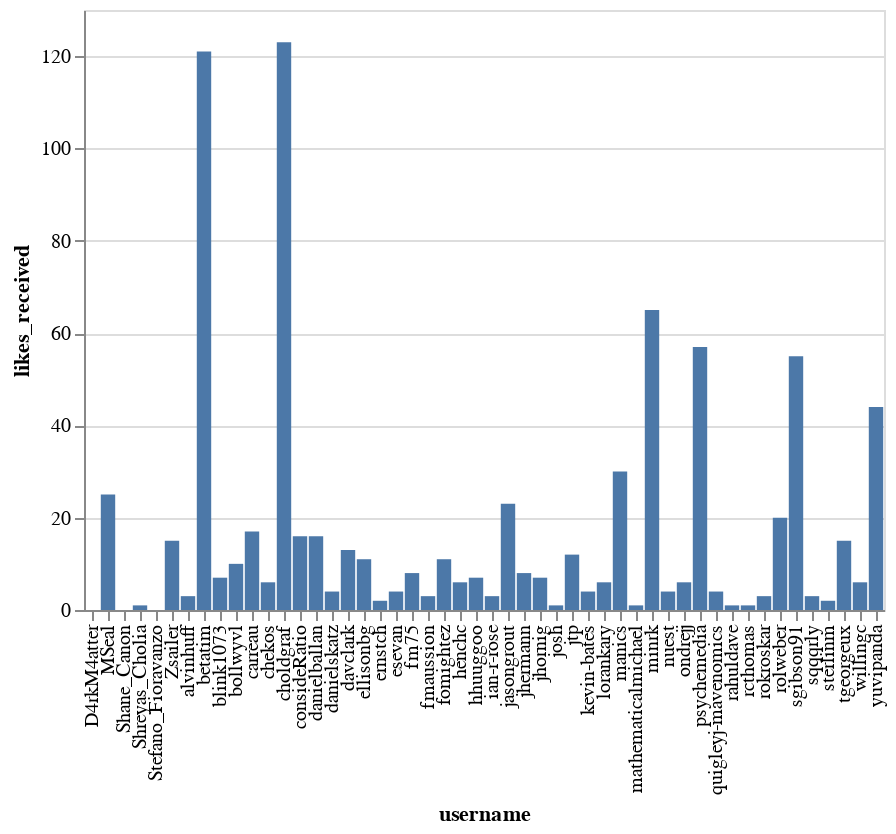

Here is the notebook cell this chart was saved with:
### Markdown cell above
**Forum users, sorted by likes received**

These are folks that posted things other people in the Community Forum liked.

### Code cell
plot_user_data(users.head(50), 'likes_received')

### Figure 1 — Vega-Lite specification as saved in the notebook (floating-point values rounded to 4 significant figures)
{"$schema": "https://vega.github.io/schema/vega-lite/v3.3.0.json", "config": {"mark": {"tooltip": null}, "view": {"height": 300, "width": 400}}, "data": {"name": "data-2a26f1ad796f220e94d349eec0d2b066"}, "datasets": {"data-2a26f1ad796f220e94d349eec0d2b066": [{"days_visited": 91, "id": 3, "likes_given": 208, "likes_received": 123, "post_count": 142, "posts_read": 1001, "topic_count": 34, "topics_entered": 266, "user": {"avatar_template": "/user_avatar/discourse.jupyter.org/choldgraf/{size}/12_2.png", "id": 3, "name": "Chris Holdgraf", "title": "Regular", "username": "choldgraf"}, "username": "choldgraf"}, {"days_visited": 80, "id": 6, "likes_given": 227, "likes_received": 121, "post_count": 163, "posts_read": 1465, "topic_count": 14, "topics_entered": 350, "user": {"avatar_template": "/user_avatar/discourse.jupyter.org/betatim/{size}/10_2.png", "id": 6, "name": "Tim Head", "title": "", "username": "betatim"}, "username": "betatim"}, {"days_visited": 88, "id": 8, "likes_given": 10, "likes_received": 65, "post_count": 57, "posts_read": 837, "topic_count": 4, "topics_entered": 196, "user": {"avatar_template": "/user_avatar/discourse.jupyter.org/minrk/{size}/13_2.png", "id": 8, "name": "Min RK", "title": null, "username": "minrk"}, "username": "minrk"}, {"days_visited": 68, "id": 24, "likes_given": 17, "likes_received": 57, "post_count": 76, "posts_read": 716, "topic_count": 7, "topics_entered": 271, "user": {"avatar_template": "/user_avatar/discourse.jupyter.org/psychemedia/{size}/24_2.png", "id": 24, "name": "Tony Hirst", "title": null, "username": "psychemedia"}, "username": "psychemedia"}, {"days_visited": 78, "id": 116, "likes_given": 23, "likes_received": 55, "post_count": 48, "posts_read": 669, "topic_count": 7, "topics_entered": 126, "user": {"avatar_template": "/user_avatar/discourse.jupyter.org/sgibson91/{size}/487_2.png", "id": 116, "name": "Sarah Gibson", "title": "", "username": "sgibson91"}, "username": "sgibson91"}, {"days_visited": 63, "id": 12, "likes_given": 9, "likes_received": 44, "post_count": 47, "posts_read": 851, "topic_count": 7, "topics_entered": 153, "user": {"avatar_template": "/user_avatar/discourse.jupyter.org/yuvipanda/{size}/17_2.png", "id": 12, "name": "Yuvi Panda", "title": null, "username": "yuvipanda"}, "username": "yuvipanda"}, {"days_visited": 72, "id": 73, "likes_given": 18, "likes_received": 30, "post_count": 32, "posts_read": 1558, "topic_count": 2, "topics_entered": 337, "user": {"avatar_template": "/user_avatar/discourse.jupyter.org/manics/{size}/85_2.png", "id": 73, "name": "Simon", "title": null, "username": "manics"}, "username": "manics"}, {"days_visited": 17, "id": 237, "likes_given": 1, "likes_received": 25, "post_count": 6, "posts_read": 51, "topic_count": 4, "topics_entered": 12, "user": {"avatar_template": "/user_avatar/discourse.jupyter.org/mseal/{size}/253_2.png", "id": 237, "name": "Matthew Seal", "title": null, "username": "MSeal"}, "username": "MSeal"}, {"days_visited": 15, "id": 220, "likes_given": 1, "likes_received": 23, "post_count": 27, "posts_read": 207, "topic_count": 1, "topics_entered": 59, "user": {"avatar_template": "/user_avatar/discourse.jupyter.org/jasongrout/{size}/371_2.png", "id": 220, "name": "Jason Grout", "title": null, "username": "jasongrout"}, "username": "jasongrout"}, {"days_visited": 34, "id": 485, "likes_given": 47, "likes_received": 20, "post_count": 21, "posts_read": 268, "topic_count": 1, "topics_entered": 54, "user": {"avatar_template": "/user_avatar/discourse.jupyter.org/rolweber/{size}/657_2.png", "id": 485, "name": "Roland Weber", "title": null, "username": "rolweber"}, "username": "rolweber"}, {"days_visited": 17, "id": 4, "likes_given": 0, "likes_received": 17, "post_count": 6, "posts_read": 45, "topic_count": 3, "topics_entered": 14, "user": {"avatar_template": "/user_avatar/discourse.jupyter.org/carreau/{size}/8_2.png", "id": 4, "name": "Matthias Bussonnier", "title": null, "username": "carreau"}, "username": "carreau"}, {"days_visited": 22, "id": 34, "likes_given": 2, "likes_received": 16, "post_count": 9, "posts_read": 148, "topic_count": 3, "topics_entered": 14, "user": {"avatar_template": "/user_avatar/discourse.jupyter.org/danielballan/{size}/34_2.png", "id": 34, "name": "Dan Allan", "title": null, "username": "danielballan"}, "username": "danielballan"}, {"days_visited": 79, "id": 30, "likes_given": 73, "likes_received": 16, "post_count": 20, "posts_read": 310, "topic_count": 2, "topics_entered": 64, "user": {"avatar_template": "/user_avatar/discourse.jupyter.org/consideratio/{size}/30_2.png", "id": 30, "name": "Erik Sundell", "title": null, "username": "consideRatio"}, "username": "consideRatio"}, {"days_visited": 45, "id": 222, "likes_given": 6, "likes_received": 15, "post_count": 10, "posts_read": 145, "topic_count": 2, "topics_entered": 20, "user": {"avatar_template": "https://avatars.discourse.org/v4/letter/t/f05b48/{size}.png", "id": 222, "name": "Timothy George", "title": null, "username": "tgeorgeux"}, "username": "tgeorgeux"}, {"days_visited": 54, "id": 99, "likes_given": 38, "likes_received": 15, "post_count": 21, "posts_read": 487, "topic_count": 2, "topics_entered": 101, "user": {"avatar_template": "/user_avatar/discourse.jupyter.org/zsailer/{size}/106_2.png", "id": 99, "name": "Zachary Sailer", "title": null, "username": "Zsailer"}, "username": "Zsailer"}, {"days_visited": 34, "id": 372, "likes_given": 6, "likes_received": 13, "post_count": 14, "posts_read": 210, "topic_count": 2, "topics_entered": 32, "user": {"avatar_template": "/user_avatar/discourse.jupyter.org/davclark/{size}/489_2.png", "id": 372, "name": "Dav Clark", "title": null, "username": "davclark"}, "username": "davclark"}, {"days_visited": 87, "id": 77, "likes_given": 7, "likes_received": 12, "post_count": 14, "posts_read": 834, "topic_count": 0, "topics_entered": 178, "user": {"avatar_template": "/user_avatar/discourse.jupyter.org/jtp/{size}/882_2.png", "id": 77, "name": "Jeremy Tuloup", "title": "", "username": "jtp"}, "username": "jtp"}, {"days_visited": 15, "id": 9, "likes_given": 0, "likes_received": 11, "post_count": 9, "posts_read": 97, "topic_count": 1, "topics_entered": 17, "user": {"avatar_template": "/user_avatar/discourse.jupyter.org/ellisonbg/{size}/14_2.png", "id": 9, "name": "Brian Granger", "title": null, "username": "ellisonbg"}, "username": "ellisonbg"}, {"days_visited": 68, "id": 11, "likes_given": 60, "likes_received": 11, "post_count": 14, "posts_read": 870, "topic_count": 1, "topics_entered": 192, "user": {"avatar_template": "/user_avatar/discourse.jupyter.org/fomightez/{size}/495_2.png", "id": 11, "name": "Wayne", "title": null, "username": "fomightez"}, "username": "fomightez"}, {"days_visited": 9, "id": 679, "likes_given": 1, "likes_received": 10, "post_count": 9, "posts_read": 87, "topic_count": 0, "topics_entered": 18, "user": {"avatar_template": "/user_avatar/discourse.jupyter.org/bollwyvl/{size}/904_2.png", "id": 679, "name": "Nicholas Bollweg", "title": null, "username": "bollwyvl"}, "username": "bollwyvl"}, {"days_visited": 28, "id": 60, "likes_given": 11, "likes_received": 8, "post_count": 12, "posts_read": 366, "topic_count": 0, "topics_entered": 50, "user": {"avatar_template": "/user_avatar/discourse.jupyter.org/fm75/{size}/71_2.png", "id": 60, "name": "Fred Mitchell", "title": "", "username": "fm75"}, "username": "fm75"}, {"days_visited": 59, "id": 239, "likes_given": 4, "likes_received": 8, "post_count": 18, "posts_read": 408, "topic_count": 0, "topics_entered": 126, "user": {"avatar_template": "/user_avatar/discourse.jupyter.org/jhermann/{size}/257_2.png", "id": 239, "name": "Jürgen Hermann", "title": null, "username": "jhermann"}, "username": "jhermann"}, {"days_visited": 11, "id": 352, "likes_given": 0, "likes_received": 7, "post_count": 5, "posts_read": 50, "topic_count": 0, "topics_entered": 3, "user": {"avatar_template": "/user_avatar/discourse.jupyter.org/jhornig/{size}/453_2.png", "id": 352, "name": "Joseph Hornig", "title": null, "username": "jhornig"}, "username": "jhornig"}, {"days_visited": 8, "id": 556, "likes_given": 3, "likes_received": 7, "post_count": 8, "posts_read": 70, "topic_count": 0, "topics_entered": 12, "user": {"avatar_template": "/user_avatar/discourse.jupyter.org/blink1073/{size}/791_2.png", "id": 556, "name": "Steven Silvester", "title": null, "username": "blink1073"}, "username": "blink1073"}, {"days_visited": 11, "id": 145, "likes_given": 0, "likes_received": 7, "post_count": 6, "posts_read": 43, "topic_count": 3, "topics_entered": 9, "user": {"avatar_template": "/user_avatar/discourse.jupyter.org/hhuuggoo/{size}/242_2.png", "id": 145, "name": "saturncloud.io", "title": "", "username": "hhuuggoo"}, "username": "hhuuggoo"}, {"days_visited": 10, "id": 351, "likes_given": 0, "likes_received": 6, "post_count": 5, "posts_read": 53, "topic_count": 1, "topics_entered": 12, "user": {"avatar_template": "/user_avatar/discourse.jupyter.org/henchc/{size}/452_2.png", "id": 351, "name": "Christopher Hench", "title": null, "username": "henchc"}, "username": "henchc"}, {"days_visited": 39, "id": 67, "likes_given": 6, "likes_received": 6, "post_count": 5, "posts_read": 271, "topic_count": 0, "topics_entered": 88, "user": {"avatar_template": "/user_avatar/discourse.jupyter.org/chekos/{size}/93_2.png", "id": 67, "name": "Chekos", "title": null, "username": "chekos"}, "username": "chekos"}, {"days_visited": 10, "id": 510, "likes_given": 0, "likes_received": 6, "post_count": 8, "posts_read": 10, "topic_count": 2, "topics_entered": 4, "user": {"avatar_template": "https://avatars.discourse.org/v4/letter/l/ac8455/{size}.png", "id": 510, "name": "Lorankary", "title": null, "username": "lorankary"}, "username": "lorankary"}, {"days_visited": 22, "id": 7, "likes_given": 21, "likes_received": 6, "post_count": 5, "posts_read": 223, "topic_count": 0, "topics_entered": 33, "user": {"avatar_template": "/user_avatar/discourse.jupyter.org/willingc/{size}/11_2.png", "id": 7, "name": "Carol Willing", "title": null, "username": "willingc"}, "username": "willingc"}, {"days_visited": 37, "id": 432, "likes_given": 28, "likes_received": 6, "post_count": 10, "posts_read": 274, "topic_count": 2, "topics_entered": 64, "user": {"avatar_template": "/user_avatar/discourse.jupyter.org/ondrejj/{size}/567_2.png", "id": 432, "name": "Ondřej ", "title": null, "username": "ondrejj"}, "username": "ondrejj"}, {"days_visited": 16, "id": 622, "likes_given": 8, "likes_received": 4, "post_count": 5, "posts_read": 56, "topic_count": 1, "topics_entered": 15, "user": {"avatar_template": "/user_avatar/discourse.jupyter.org/esevan/{size}/844_2.png", "id": 622, "name": "Eunsoo Park (Evan)", "title": "", "username": "esevan"}, "username": "esevan"}, {"days_visited": 37, "id": 217, "likes_given": 20, "likes_received": 4, "post_count": 16, "posts_read": 193, "topic_count": 0, "topics_entered": 35, "user": {"avatar_template": "/user_avatar/discourse.jupyter.org/kevin-bates/{size}/234_2.png", "id": 217, "name": "Kevin Bates", "title": null, "username": "kevin-bates"}, "username": "kevin-bates"}, {"days_visited": 13, "id": 71, "likes_given": 0, "likes_received": 4, "post_count": 7, "posts_read": 101, "topic_count": 1, "topics_entered": 9, "user": {"avatar_template": "/user_avatar/discourse.jupyter.org/nuest/{size}/82_2.png", "id": 71, "name": "Daniel Nüst", "title": null, "username": "nuest"}, "username": "nuest"}, {"days_visited": 6, "id": 565, "likes_given": 3, "likes_received": 4, "post_count": 6, "posts_read": 35, "topic_count": 0, "topics_entered": 4, "user": {"avatar_template": "/user_avatar/discourse.jupyter.org/danielskatz/{size}/785_2.png", "id": 565, "name": "Daniel S. Katz", "title": null, "username": "danielskatz"}, "username": "danielskatz"}, {"days_visited": 52, "id": 298, "likes_given": 0, "likes_received": 4, "post_count": 6, "posts_read": 343, "topic_count": 0, "topics_entered": 75, "user": {"avatar_template": "https://avatars.discourse.org/v4/letter/q/f04885/{size}.png", "id": 298, "name": "Joe Quigley", "title": null, "username": "quigleyj-mavenomics"}, "username": "quigleyj-mavenomics"}, {"days_visited": 53, "id": 303, "likes_given": 6, "likes_received": 3, "post_count": 6, "posts_read": 226, "topic_count": 1, "topics_entered": 51, "user": {"avatar_template": "/user_avatar/discourse.jupyter.org/ian-r-rose/{size}/638_2.png", "id": 303, "name": "Ian Rose", "title": null, "username": "ian-r-rose"}, "username": "ian-r-rose"}, {"days_visited": 18, "id": 234, "likes_given": 5, "likes_received": 3, "post_count": 16, "posts_read": 84, "topic_count": 3, "topics_entered": 10, "user": {"avatar_template": "/user_avatar/discourse.jupyter.org/fmaussion/{size}/390_2.png", "id": 234, "name": "Fabien Maussion", "title": null, "username": "fmaussion"}, "username": "fmaussion"}, {"days_visited": 34, "id": 419, "likes_given": 0, "likes_received": 3, "post_count": 14, "posts_read": 78, "topic_count": 7, "topics_entered": 21, "user": {"avatar_template": "/user_avatar/discourse.jupyter.org/alvinhuff/{size}/550_2.png", "id": 419, "name": "Alvin Huff", "title": null, "username": "alvinhuff"}, "username": "alvinhuff"}, {"days_visited": 11, "id": 430, "likes_given": 2, "likes_received": 3, "post_count": 5, "posts_read": 41, "topic_count": 1, "topics_entered": 14, "user": {"avatar_template": "/user_avatar/discourse.jupyter.org/rokroskar/{size}/563_2.png", "id": 430, "name": "Rok Roškar", "title": null, "username": "rokroskar"}, "username": "rokroskar"}, {"days_visited": 9, "id": 686, "likes_given": 0, "likes_received": 3, "post_count": 8, "posts_read": 92, "topic_count": 3, "topics_entered": 29, "user": {"avatar_template": "https://avatars.discourse.org/v4/letter/s/22d042/{size}.png", "id": 686, "name": "DAVID OHLEMACHER", "title": null, "username": "sqqqrly"}, "username": "sqqqrly"}, {"days_visited": 15, "id": 227, "likes_given": 9, "likes_received": 2, "post_count": 7, "posts_read": 207, "topic_count": 0, "topics_entered": 42, "user": {"avatar_template": "/user_avatar/discourse.jupyter.org/sterlinm/{size}/241_2.png", "id": 227, "name": "Michael", "title": null, "username": "sterlinm"}, "username": "sterlinm"}, {"days_visited": 13, "id": 390, "likes_given": 2, "likes_received": 2, "post_count": 11, "posts_read": 79, "topic_count": 8, "topics_entered": 28, "user": {"avatar_template": "https://avatars.discourse.org/v4/letter/e/9de0a6/{size}.png", "id": 390, "name": "Ernst", "title": null, "username": "ernstch"}, "username": "ernstch"}, {"days_visited": 13, "id": 566, "likes_given": 0, "likes_received": 1, "post_count": 8, "posts_read": 32, "topic_count": 2, "topics_entered": 9, "user": {"avatar_template": "/user_avatar/discourse.jupyter.org/shreyas_cholia/{size}/784_2.png", "id": 566, "name": "Shreyas Cholia", "title": null, "username": "Shreyas_Cholia"}, "username": "Shreyas_Cholia"}, {"days_visited": 10, "id": 195, "likes_given": 0, "likes_received": 1, "post_count": 6, "posts_read": 34, "topic_count": 0, "topics_entered": 8, "user": {"avatar_template": "/user_avatar/discourse.jupyter.org/rcthomas/{size}/201_2.png", "id": 195, "name": "", "title": null, "username": "rcthomas"}, "username": "rcthomas"}, {"days_visited": 9, "id": 254, "likes_given": 9, "likes_received": 1, "post_count": 8, "posts_read": 92, "topic_count": 0, "topics_entered": 10, "user": {"avatar_template": "/user_avatar/discourse.jupyter.org/mathematicalmichael/{size}/322_2.png", "id": 254, "name": "Michael Pilosov", "title": null, "username": "mathematicalmichael"}, "username": "mathematicalmichael"}, {"days_visited": 5, "id": 699, "likes_given": 0, "likes_received": 1, "post_count": 5, "posts_read": 37, "topic_count": 4, "topics_entered": 12, "user": {"avatar_template": "https://avatars.discourse.org/v4/letter/j/45deac/{size}.png", "id": 699, "name": null, "title": null, "username": "josh"}, "username": "josh"}, {"days_visited": 18, "id": 462, "likes_given": 0, "likes_received": 1, "post_count": 7, "posts_read": 73, "topic_count": 3, "topics_entered": 13, "user": {"avatar_template": "https://avatars.discourse.org/v4/letter/r/6f9a4e/{size}.png", "id": 462, "name": "Rahul Dave", "title": null, "username": "rahuldave"}, "username": "rahuldave"}, {"days_visited": 7, "id": 640, "likes_given": 0, "likes_received": 0, "post_count": 6, "posts_read": 23, "topic_count": 1, "topics_entered": 6, "user": {"avatar_template": "/user_avatar/discourse.jupyter.org/stefano_fioravanzo/{size}/849_2.png", "id": 640, "name": "Stefano Fioravanzo", "title": null, "username": "Stefano_Fioravanzo"}, "username": "Stefano_Fioravanzo"}, {"days_visited": 8, "id": 562, "likes_given": 0, "likes_received": 0, "post_count": 5, "posts_read": 25, "topic_count": 0, "topics_entered": 4, "user": {"avatar_template": "/user_avatar/discourse.jupyter.org/shane_canon/{size}/783_2.png", "id": 562, "name": "Shane Canon", "title": null, "username": "Shane_Canon"}, "username": "Shane_Canon"}, {"days_visited": 14, "id": 487, "likes_given": 0, "likes_received": 0, "post_count": 7, "posts_read": 83, "topic_count": 4, "topics_entered": 25, "user": {"avatar_template": "/user_avatar/discourse.jupyter.org/d4rkm4atter/{size}/663_2.png", "id": 487, "name": "", "title": null, "username": "D4rkM4atter"}, "username": "D4rkM4atter"}]}, "encoding": {"x": {"field": "username", "type": "nominal"}, "y": {"field": "likes_received", "type": "quantitative"}}, "mark": "bar"}
